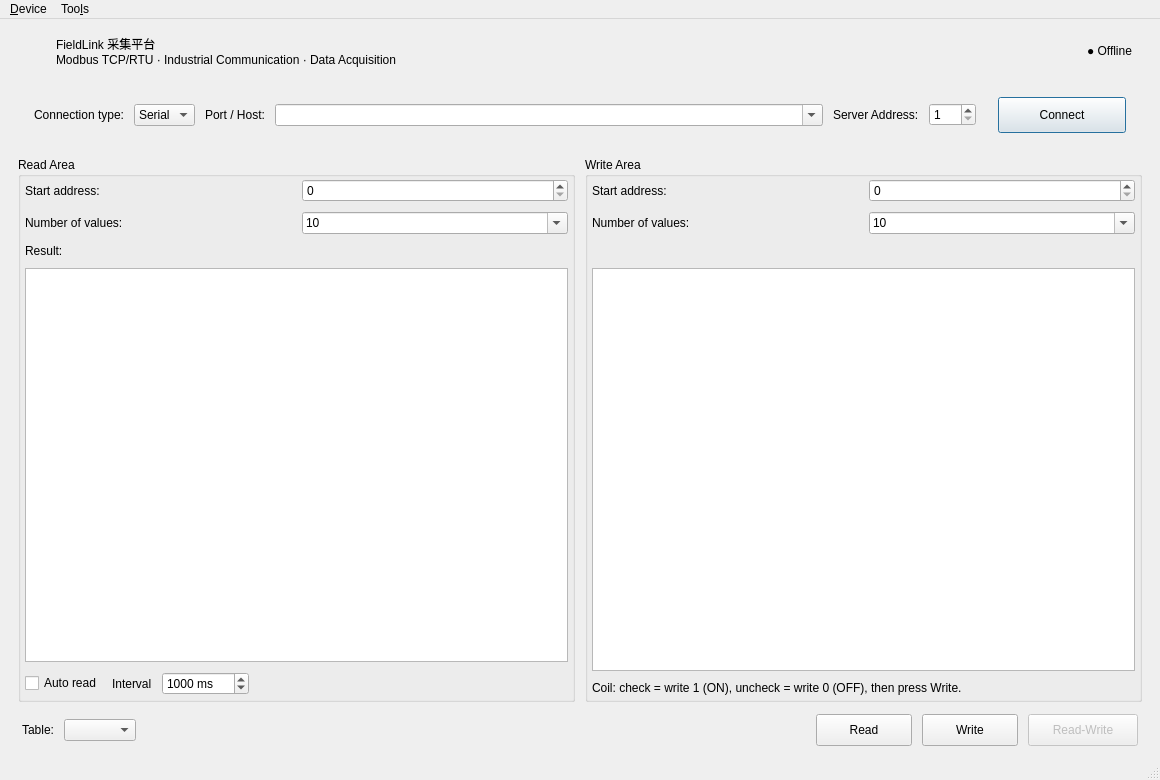
<?xml version="1.0" encoding="UTF-8"?>
<ui version="4.0">
 <class>MainWindow</class>
 <widget class="QMainWindow" name="MainWindow">
  <property name="geometry">
   <rect>
    <x>0</x>
    <y>0</y>
    <width>1160</width>
    <height>780</height>
   </rect>
  </property>
  <property name="windowTitle">
   <string>FieldLink - Industrial Modbus TCP/RTU Communication &amp; Data Acquisition Platform</string>
  </property>
  <widget class="QWidget" name="centralWidget">
   <layout class="QVBoxLayout" name="verticalLayout">
    <property name="spacing">
     <number>12</number>
    </property>
    <property name="leftMargin">
     <number>18</number>
    </property>
    <property name="topMargin">
     <number>10</number>
    </property>
    <property name="rightMargin">
     <number>18</number>
    </property>
    <property name="bottomMargin">
     <number>12</number>
    </property>
    <item>
     <widget class="QFrame" name="headerBar">
      <layout class="QHBoxLayout" name="headerLayout">
       <property name="spacing">
        <number>12</number>
       </property>
       <property name="leftMargin">
        <number>10</number>
       </property>
       <property name="topMargin">
        <number>6</number>
       </property>
       <property name="rightMargin">
        <number>10</number>
       </property>
       <property name="bottomMargin">
        <number>6</number>
       </property>
       <item>
        <widget class="QFrame" name="accentDot">
         <property name="minimumSize">
          <size>
           <width>16</width>
           <height>16</height>
          </size>
         </property>
         <property name="maximumSize">
          <size>
           <width>16</width>
           <height>16</height>
          </size>
         </property>
        </widget>
       </item>
       <item>
        <layout class="QVBoxLayout" name="brandTextLayout">
         <property name="spacing">
          <number>0</number>
         </property>
         <item>
          <widget class="QLabel" name="brandTitle">
           <property name="text">
            <string>FieldLink 采集平台</string>
           </property>
          </widget>
         </item>
         <item>
          <widget class="QLabel" name="brandSubtitle">
           <property name="text">
            <string>Modbus TCP/RTU · Industrial Communication · Data Acquisition</string>
           </property>
          </widget>
         </item>
        </layout>
       </item>
       <item>
        <spacer name="headerSpacer">
         <property name="orientation">
          <enum>Qt::Horizontal</enum>
         </property>
         <property name="sizeHint" stdset="0">
          <size>
           <width>40</width>
           <height>20</height>
          </size>
         </property>
        </spacer>
       </item>
       <item>
        <widget class="QLabel" name="statusChip">
         <property name="text">
          <string>● Offline</string>
         </property>
        </widget>
       </item>
      </layout>
     </widget>
    </item>
    <item>
     <widget class="QFrame" name="connectionCard">
      <layout class="QHBoxLayout" name="connectionLayout">
       <property name="spacing">
        <number>10</number>
       </property>
       <property name="leftMargin">
        <number>16</number>
       </property>
       <property name="topMargin">
        <number>12</number>
       </property>
       <property name="rightMargin">
        <number>16</number>
       </property>
       <property name="bottomMargin">
        <number>12</number>
       </property>
       <item>
        <widget class="QLabel" name="label">
         <property name="text">
          <string>Connection type:</string>
         </property>
        </widget>
       </item>
       <item>
        <widget class="QComboBox" name="connectType">
         <item>
          <property name="text">
           <string>Serial</string>
          </property>
         </item>
         <item>
          <property name="text">
           <string>TCP</string>
          </property>
         </item>
        </widget>
       </item>
       <item>
        <widget class="QLabel" name="label_2">
         <property name="text">
          <string>Port / Host:</string>
         </property>
        </widget>
       </item>
       <item>
        <widget class="QComboBox" name="portEdit">
         <property name="sizePolicy">
          <sizepolicy hsizetype="MinimumExpanding" vsizetype="Fixed">
           <horstretch>2</horstretch>
           <verstretch>0</verstretch>
          </sizepolicy>
         </property>
         <property name="minimumSize">
          <size>
           <width>240</width>
           <height>0</height>
          </size>
         </property>
         <property name="minimumContentsLength">
          <number>22</number>
         </property>
         <property name="editable">
          <bool>true</bool>
         </property>
        </widget>
       </item>
       <item>
        <widget class="QLabel" name="label_27">
         <property name="text">
          <string>Server Address:</string>
         </property>
        </widget>
       </item>
       <item>
        <widget class="QSpinBox" name="serverEdit">
         <property name="minimum">
          <number>1</number>
         </property>
         <property name="maximum">
          <number>247</number>
         </property>
        </widget>
       </item>
       <item>
        <spacer name="horizontalSpacer">
         <property name="orientation">
          <enum>Qt::Horizontal</enum>
         </property>
         <property name="sizeHint" stdset="0">
          <size>
           <width>12</width>
           <height>20</height>
          </size>
         </property>
        </spacer>
       </item>
       <item>
        <widget class="QPushButton" name="connectButton">
         <property name="sizePolicy">
          <sizepolicy hsizetype="Maximum" vsizetype="Fixed">
           <horstretch>0</horstretch>
           <verstretch>0</verstretch>
          </sizepolicy>
         </property>
         <property name="minimumSize">
          <size>
           <width>128</width>
           <height>36</height>
          </size>
         </property>
         <property name="text">
          <string>Connect</string>
         </property>
         <property name="checkable">
          <bool>false</bool>
         </property>
         <property name="autoDefault">
          <bool>false</bool>
         </property>
         <property name="default">
          <bool>true</bool>
         </property>
        </widget>
       </item>
      </layout>
     </widget>
    </item>
    <item>
     <layout class="QHBoxLayout" name="horizontalLayout_2">
      <item>
       <widget class="QGroupBox" name="groupBox_2">
        <property name="minimumSize">
         <size>
          <width>250</width>
          <height>0</height>
         </size>
        </property>
        <property name="title">
         <string>Read Area</string>
        </property>
        <layout class="QGridLayout" name="gridLayout_3">
         <property name="leftMargin">
          <number>4</number>
         </property>
         <property name="topMargin">
          <number>2</number>
         </property>
         <property name="rightMargin">
          <number>4</number>
         </property>
         <property name="bottomMargin">
          <number>4</number>
         </property>
         <property name="spacing">
          <number>10</number>
         </property>
         <item row="0" column="0">
          <widget class="QLabel" name="label_4">
           <property name="text">
            <string>Start address:</string>
           </property>
          </widget>
         </item>
         <item row="0" column="1">
          <widget class="QSpinBox" name="readAddress">
           <property name="maximum">
            <number>65535</number>
           </property>
          </widget>
         </item>
         <item row="1" column="0">
          <widget class="QLabel" name="label_5">
           <property name="text">
            <string>Number of values:</string>
           </property>
          </widget>
         </item>
         <item row="1" column="1">
          <widget class="QComboBox" name="readSize">
           <property name="currentIndex">
            <number>9</number>
           </property>
           <property name="editable">
            <bool>true</bool>
           </property>
           <item>
            <property name="text">
             <string>1</string>
            </property>
           </item>
           <item>
            <property name="text">
             <string>2</string>
            </property>
           </item>
           <item>
            <property name="text">
             <string>3</string>
            </property>
           </item>
           <item>
            <property name="text">
             <string>4</string>
            </property>
           </item>
           <item>
            <property name="text">
             <string>5</string>
            </property>
           </item>
           <item>
            <property name="text">
             <string>6</string>
            </property>
           </item>
           <item>
            <property name="text">
             <string>7</string>
            </property>
           </item>
           <item>
            <property name="text">
             <string>8</string>
            </property>
           </item>
           <item>
            <property name="text">
             <string>9</string>
            </property>
           </item>
           <item>
            <property name="text">
             <string>10</string>
            </property>
           </item>
          </widget>
         </item>
         <item row="2" column="0">
          <widget class="QLabel" name="label_9">
           <property name="text">
            <string>Result:</string>
           </property>
          </widget>
         </item>
         <item row="3" column="0" colspan="2">
          <widget class="QListWidget" name="readValue"/>
         </item>
          <item row="4" column="0" colspan="2">
           <layout class="QHBoxLayout" name="autoReadLayout">
            <item>
             <widget class="QCheckBox" name="autoReadCheck">
              <property name="text">
               <string>Auto read</string>
              </property>
             </widget>
            </item>
            <item>
             <widget class="QLabel" name="autoReadIntervalLabel">
              <property name="text">
               <string>Interval</string>
              </property>
             </widget>
            </item>
            <item>
             <widget class="QSpinBox" name="autoReadInterval">
              <property name="minimum">
               <number>100</number>
              </property>
              <property name="maximum">
               <number>3600000</number>
              </property>
              <property name="value">
               <number>1000</number>
              </property>
              <property name="suffix">
               <string> ms</string>
              </property>
             </widget>
            </item>
            <item>
             <spacer name="autoReadSpacer">
              <property name="orientation">
               <enum>Qt::Horizontal</enum>
              </property>
              <property name="sizeHint" stdset="0">
               <size>
                <width>0</width>
                <height>0</height>
               </size>
              </property>
             </spacer>
            </item>
           </layout>
          </item>
        </layout>
       </widget>
      </item>
      <item>
       <widget class="QGroupBox" name="writeGroupBox">
        <property name="minimumSize">
         <size>
          <width>225</width>
          <height>0</height>
         </size>
        </property>
        <property name="title">
         <string>Write Area</string>
        </property>
        <layout class="QGridLayout" name="gridLayout_2">
         <property name="leftMargin">
          <number>4</number>
         </property>
         <property name="topMargin">
          <number>2</number>
         </property>
         <property name="rightMargin">
          <number>4</number>
         </property>
         <property name="bottomMargin">
          <number>4</number>
         </property>
         <property name="spacing">
          <number>10</number>
         </property>
         <item row="0" column="0">
          <widget class="QLabel" name="label_7">
           <property name="text">
            <string>Start address:</string>
           </property>
          </widget>
         </item>
         <item row="3" column="0" colspan="2">
          <widget class="QTreeView" name="writeValueTable">
           <property name="showDropIndicator" stdset="0">
            <bool>true</bool>
           </property>
           <property name="alternatingRowColors">
            <bool>true</bool>
           </property>
           <property name="rootIsDecorated">
            <bool>false</bool>
           </property>
           <property name="uniformRowHeights">
            <bool>true</bool>
           </property>
           <property name="itemsExpandable">
            <bool>false</bool>
           </property>
           <property name="expandsOnDoubleClick">
            <bool>false</bool>
           </property>
           <attribute name="headerVisible">
            <bool>true</bool>
           </attribute>
          </widget>
         </item>
          <item row="4" column="0" colspan="2">
           <widget class="QLabel" name="writeHintLabel">
            <property name="text">
             <string>Coil: check = write 1 (ON), uncheck = write 0 (OFF), then press Write.</string>
            </property>
            <property name="wordWrap">
             <bool>true</bool>
            </property>
           </widget>
          </item>
         <item row="0" column="1">
          <widget class="QSpinBox" name="writeAddress">
           <property name="maximum">
            <number>65535</number>
           </property>
          </widget>
         </item>
         <item row="1" column="0">
          <widget class="QLabel" name="label_8">
           <property name="text">
            <string>Number of values:</string>
           </property>
          </widget>
         </item>
         <item row="1" column="1">
          <widget class="QComboBox" name="writeSize">
           <property name="currentIndex">
            <number>9</number>
           </property>
           <property name="editable">
            <bool>true</bool>
           </property>
           <item>
            <property name="text">
             <string>1</string>
            </property>
           </item>
           <item>
            <property name="text">
             <string>2</string>
            </property>
           </item>
           <item>
            <property name="text">
             <string>3</string>
            </property>
           </item>
           <item>
            <property name="text">
             <string>4</string>
            </property>
           </item>
           <item>
            <property name="text">
             <string>5</string>
            </property>
           </item>
           <item>
            <property name="text">
             <string>6</string>
            </property>
           </item>
           <item>
            <property name="text">
             <string>7</string>
            </property>
           </item>
           <item>
            <property name="text">
             <string>8</string>
            </property>
           </item>
           <item>
            <property name="text">
             <string>9</string>
            </property>
           </item>
           <item>
            <property name="text">
             <string>10</string>
            </property>
           </item>
          </widget>
         </item>
         <item row="2" column="0">
          <widget class="QLabel" name="label_3">
           <property name="text">
            <string/>
           </property>
          </widget>
         </item>
        </layout>
       </widget>
      </item>
     </layout>
    </item>
    <item>
     <layout class="QHBoxLayout" name="horizontalLayout">
      <property name="spacing">
       <number>10</number>
      </property>
      <property name="leftMargin">
       <number>4</number>
      </property>
      <property name="topMargin">
       <number>0</number>
      </property>
      <property name="rightMargin">
       <number>4</number>
      </property>
      <property name="bottomMargin">
       <number>0</number>
      </property>
      <item>
       <widget class="QLabel" name="label_6">
        <property name="text">
         <string>Table:</string>
        </property>
       </widget>
      </item>
      <item>
       <widget class="QComboBox" name="writeTable"/>
      </item>
      <item>
       <spacer name="horizontalSpacer_2">
        <property name="orientation">
         <enum>Qt::Horizontal</enum>
        </property>
        <property name="sizeHint" stdset="0">
         <size>
          <width>13</width>
          <height>17</height>
         </size>
        </property>
       </spacer>
      </item>
      <item>
       <widget class="QPushButton" name="readButton">
        <property name="sizePolicy">
         <sizepolicy hsizetype="Maximum" vsizetype="Fixed">
          <horstretch>0</horstretch>
          <verstretch>0</verstretch>
         </sizepolicy>
        </property>
        <property name="minimumSize">
         <size>
          <width>96</width>
          <height>32</height>
         </size>
        </property>
        <property name="text">
         <string>Read</string>
        </property>
       </widget>
      </item>
      <item>
       <widget class="QPushButton" name="writeButton">
        <property name="minimumSize">
         <size>
          <width>96</width>
          <height>32</height>
         </size>
        </property>
        <property name="text">
         <string>Write</string>
        </property>
       </widget>
      </item>
      <item>
       <widget class="QPushButton" name="readWriteButton">
        <property name="enabled">
         <bool>false</bool>
        </property>
        <property name="minimumSize">
         <size>
          <width>110</width>
          <height>32</height>
         </size>
        </property>
        <property name="text">
         <string>Read-Write</string>
        </property>
       </widget>
      </item>
     </layout>
    </item>
   </layout>
  </widget>
  <widget class="QStatusBar" name="statusBar"/>
  <widget class="QMenuBar" name="menuBar">
   <property name="geometry">
    <rect>
     <x>0</x>
     <y>0</y>
     <width>1160</width>
     <height>24</height>
    </rect>
   </property>
   <widget class="QMenu" name="menuDevice">
    <property name="title">
     <string>&amp;Device</string>
    </property>
    <addaction name="actionConnect"/>
    <addaction name="actionDisconnect"/>
    <addaction name="separator"/>
    <addaction name="actionExit"/>
   </widget>
   <widget class="QMenu" name="menuToo_ls">
    <property name="title">
     <string>Too&amp;ls</string>
    </property>
    <addaction name="actionOptions"/>
   </widget>
   <addaction name="menuDevice"/>
   <addaction name="menuToo_ls"/>
  </widget>
  <action name="actionConnect">
   <property name="icon">
    <iconset resource="fieldlink.qrc">
     <normaloff>:/images/connect.png</normaloff>:/images/connect.png</iconset>
   </property>
   <property name="text">
    <string>&amp;Connect</string>
   </property>
  </action>
  <action name="actionDisconnect">
   <property name="icon">
    <iconset resource="fieldlink.qrc">
     <normaloff>:/images/disconnect.png</normaloff>:/images/disconnect.png</iconset>
   </property>
   <property name="text">
    <string>&amp;Disconnect</string>
   </property>
  </action>
  <action name="actionExit">
   <property name="icon">
    <iconset resource="fieldlink.qrc">
     <normaloff>:/images/application-exit.png</normaloff>:/images/application-exit.png</iconset>
   </property>
   <property name="text">
    <string>&amp;Quit</string>
   </property>
  </action>
  <action name="actionOptions">
   <property name="icon">
    <iconset resource="fieldlink.qrc">
     <normaloff>:/images/settings.png</normaloff>:/images/settings.png</iconset>
   </property>
   <property name="text">
    <string>&amp;Options</string>
   </property>
  </action>
 </widget>
 <layoutdefault spacing="10" margin="6"/>
 <tabstops>
  <tabstop>connectType</tabstop>
  <tabstop>portEdit</tabstop>
  <tabstop>serverEdit</tabstop>
  <tabstop>connectButton</tabstop>
  <tabstop>readAddress</tabstop>
  <tabstop>readSize</tabstop>
  <tabstop>readValue</tabstop>
  <tabstop>writeAddress</tabstop>
  <tabstop>writeSize</tabstop>
  <tabstop>writeValueTable</tabstop>
  <tabstop>writeTable</tabstop>
  <tabstop>readButton</tabstop>
  <tabstop>writeButton</tabstop>
  <tabstop>readWriteButton</tabstop>
 </tabstops>
 <resources>
  <include location="fieldlink.qrc"/>
 </resources>
 <connections/>
</ui>
